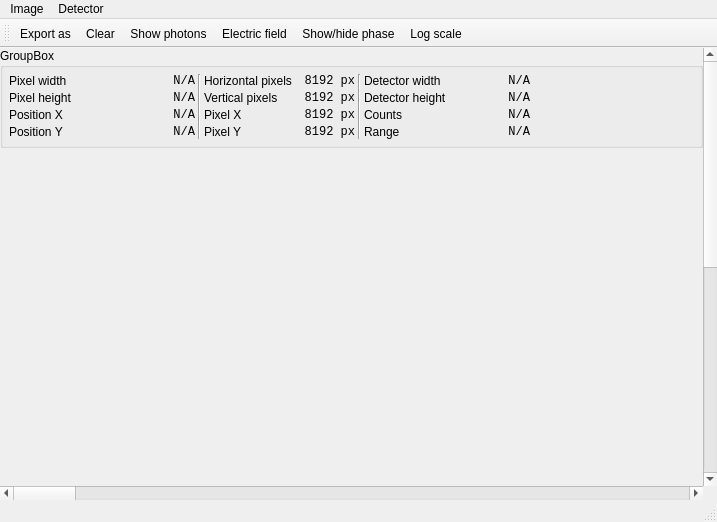
<?xml version="1.0" encoding="UTF-8"?>
<ui version="4.0">
 <class>DetectorWindow</class>
 <widget class="QMainWindow" name="DetectorWindow">
  <property name="geometry">
   <rect>
    <x>0</x>
    <y>0</y>
    <width>717</width>
    <height>522</height>
   </rect>
  </property>
  <property name="windowTitle">
   <string>MainWindow</string>
  </property>
  <widget class="QWidget" name="centralwidget">
   <layout class="QGridLayout" name="gridLayout">
    <property name="leftMargin">
     <number>0</number>
    </property>
    <property name="topMargin">
     <number>0</number>
    </property>
    <property name="rightMargin">
     <number>0</number>
    </property>
    <property name="bottomMargin">
     <number>0</number>
    </property>
    <property name="spacing">
     <number>0</number>
    </property>
    <item row="0" column="0">
     <widget class="QFrame" name="viewFrame">
      <property name="frameShape">
       <enum>QFrame::NoFrame</enum>
      </property>
      <property name="frameShadow">
       <enum>QFrame::Raised</enum>
      </property>
      <layout class="QGridLayout" name="viewGrid">
       <property name="leftMargin">
        <number>0</number>
       </property>
       <property name="topMargin">
        <number>0</number>
       </property>
       <property name="rightMargin">
        <number>0</number>
       </property>
       <property name="bottomMargin">
        <number>0</number>
       </property>
       <property name="spacing">
        <number>0</number>
       </property>
       <item row="1" column="0">
        <widget class="QLabel" name="label">
         <property name="text">
          <string/>
         </property>
         <property name="alignment">
          <set>Qt::AlignRight|Qt::AlignTrailing|Qt::AlignVCenter</set>
         </property>
        </widget>
       </item>
       <item row="0" column="0">
        <widget class="QGroupBox" name="detGroupBox">
         <property name="sizePolicy">
          <sizepolicy hsizetype="Preferred" vsizetype="Fixed">
           <horstretch>0</horstretch>
           <verstretch>0</verstretch>
          </sizepolicy>
         </property>
         <property name="title">
          <string>GroupBox</string>
         </property>
         <layout class="QGridLayout" name="gridLayout_2">
          <property name="leftMargin">
           <number>6</number>
          </property>
          <property name="topMargin">
           <number>6</number>
          </property>
          <property name="rightMargin">
           <number>6</number>
          </property>
          <property name="bottomMargin">
           <number>6</number>
          </property>
          <property name="spacing">
           <number>3</number>
          </property>
          <item row="0" column="6">
           <widget class="QLabel" name="label_18">
            <property name="text">
             <string>Detector width</string>
            </property>
           </widget>
          </item>
          <item row="1" column="1">
           <widget class="QLabel" name="pxHeightLabel">
            <property name="sizePolicy">
             <sizepolicy hsizetype="Fixed" vsizetype="Preferred">
              <horstretch>0</horstretch>
              <verstretch>0</verstretch>
             </sizepolicy>
            </property>
            <property name="minimumSize">
             <size>
              <width>120</width>
              <height>0</height>
             </size>
            </property>
            <property name="font">
             <font>
              <family>Monospace</family>
             </font>
            </property>
            <property name="text">
             <string>N/A</string>
            </property>
            <property name="alignment">
             <set>Qt::AlignRight|Qt::AlignTrailing|Qt::AlignVCenter</set>
            </property>
           </widget>
          </item>
          <item row="0" column="0">
           <widget class="QLabel" name="label_2">
            <property name="text">
             <string>Pixel width</string>
            </property>
           </widget>
          </item>
          <item row="3" column="1">
           <widget class="QLabel" name="posYLabel">
            <property name="sizePolicy">
             <sizepolicy hsizetype="Fixed" vsizetype="Preferred">
              <horstretch>0</horstretch>
              <verstretch>0</verstretch>
             </sizepolicy>
            </property>
            <property name="minimumSize">
             <size>
              <width>120</width>
              <height>0</height>
             </size>
            </property>
            <property name="font">
             <font>
              <family>Monospace</family>
             </font>
            </property>
            <property name="text">
             <string>N/A</string>
            </property>
            <property name="alignment">
             <set>Qt::AlignRight|Qt::AlignTrailing|Qt::AlignVCenter</set>
            </property>
           </widget>
          </item>
          <item row="2" column="3">
           <widget class="QLabel" name="label_12">
            <property name="text">
             <string>Pixel X</string>
            </property>
           </widget>
          </item>
          <item row="1" column="4">
           <widget class="QLabel" name="verticalPixelsLabel">
            <property name="sizePolicy">
             <sizepolicy hsizetype="Maximum" vsizetype="Preferred">
              <horstretch>0</horstretch>
              <verstretch>0</verstretch>
             </sizepolicy>
            </property>
            <property name="minimumSize">
             <size>
              <width>60</width>
              <height>0</height>
             </size>
            </property>
            <property name="font">
             <font>
              <family>Monospace</family>
             </font>
            </property>
            <property name="text">
             <string>8192 px</string>
            </property>
            <property name="alignment">
             <set>Qt::AlignRight|Qt::AlignTrailing|Qt::AlignVCenter</set>
            </property>
           </widget>
          </item>
          <item row="0" column="1">
           <widget class="QLabel" name="pxWidthLabel">
            <property name="sizePolicy">
             <sizepolicy hsizetype="Fixed" vsizetype="Preferred">
              <horstretch>0</horstretch>
              <verstretch>0</verstretch>
             </sizepolicy>
            </property>
            <property name="minimumSize">
             <size>
              <width>120</width>
              <height>0</height>
             </size>
            </property>
            <property name="font">
             <font>
              <family>Monospace</family>
             </font>
            </property>
            <property name="text">
             <string>N/A</string>
            </property>
            <property name="alignment">
             <set>Qt::AlignRight|Qt::AlignTrailing|Qt::AlignVCenter</set>
            </property>
           </widget>
          </item>
          <item row="3" column="7">
           <widget class="QLabel" name="rangeLabel">
            <property name="sizePolicy">
             <sizepolicy hsizetype="Fixed" vsizetype="Preferred">
              <horstretch>0</horstretch>
              <verstretch>0</verstretch>
             </sizepolicy>
            </property>
            <property name="minimumSize">
             <size>
              <width>80</width>
              <height>0</height>
             </size>
            </property>
            <property name="font">
             <font>
              <family>Monospace</family>
             </font>
            </property>
            <property name="text">
             <string>N/A</string>
            </property>
            <property name="alignment">
             <set>Qt::AlignRight|Qt::AlignTrailing|Qt::AlignVCenter</set>
            </property>
           </widget>
          </item>
          <item row="2" column="4">
           <widget class="QLabel" name="pixelXLabel">
            <property name="sizePolicy">
             <sizepolicy hsizetype="Maximum" vsizetype="Preferred">
              <horstretch>0</horstretch>
              <verstretch>0</verstretch>
             </sizepolicy>
            </property>
            <property name="minimumSize">
             <size>
              <width>60</width>
              <height>0</height>
             </size>
            </property>
            <property name="font">
             <font>
              <family>Monospace</family>
             </font>
            </property>
            <property name="text">
             <string>8192 px</string>
            </property>
            <property name="alignment">
             <set>Qt::AlignRight|Qt::AlignTrailing|Qt::AlignVCenter</set>
            </property>
           </widget>
          </item>
          <item row="1" column="3">
           <widget class="QLabel" name="label_7">
            <property name="text">
             <string>Vertical pixels</string>
            </property>
           </widget>
          </item>
          <item row="0" column="7">
           <widget class="QLabel" name="widthLabel">
            <property name="sizePolicy">
             <sizepolicy hsizetype="Fixed" vsizetype="Preferred">
              <horstretch>0</horstretch>
              <verstretch>0</verstretch>
             </sizepolicy>
            </property>
            <property name="minimumSize">
             <size>
              <width>80</width>
              <height>0</height>
             </size>
            </property>
            <property name="font">
             <font>
              <family>Monospace</family>
             </font>
            </property>
            <property name="text">
             <string>N/A</string>
            </property>
            <property name="alignment">
             <set>Qt::AlignRight|Qt::AlignTrailing|Qt::AlignVCenter</set>
            </property>
           </widget>
          </item>
          <item row="3" column="0">
           <widget class="QLabel" name="label_11">
            <property name="text">
             <string>Position Y</string>
            </property>
           </widget>
          </item>
          <item row="0" column="4">
           <widget class="QLabel" name="horizontalPixelsLabel">
            <property name="sizePolicy">
             <sizepolicy hsizetype="Maximum" vsizetype="Preferred">
              <horstretch>0</horstretch>
              <verstretch>0</verstretch>
             </sizepolicy>
            </property>
            <property name="minimumSize">
             <size>
              <width>60</width>
              <height>0</height>
             </size>
            </property>
            <property name="font">
             <font>
              <family>Monospace</family>
             </font>
            </property>
            <property name="text">
             <string>8192 px</string>
            </property>
            <property name="alignment">
             <set>Qt::AlignRight|Qt::AlignTrailing|Qt::AlignVCenter</set>
            </property>
           </widget>
          </item>
          <item row="1" column="6">
           <widget class="QLabel" name="label_19">
            <property name="text">
             <string>Detector height</string>
            </property>
           </widget>
          </item>
          <item row="2" column="1">
           <widget class="QLabel" name="posXLabel">
            <property name="sizePolicy">
             <sizepolicy hsizetype="Fixed" vsizetype="Preferred">
              <horstretch>0</horstretch>
              <verstretch>0</verstretch>
             </sizepolicy>
            </property>
            <property name="minimumSize">
             <size>
              <width>120</width>
              <height>0</height>
             </size>
            </property>
            <property name="font">
             <font>
              <family>Monospace</family>
             </font>
            </property>
            <property name="text">
             <string>N/A</string>
            </property>
            <property name="alignment">
             <set>Qt::AlignRight|Qt::AlignTrailing|Qt::AlignVCenter</set>
            </property>
           </widget>
          </item>
          <item row="1" column="7">
           <widget class="QLabel" name="heightLabel">
            <property name="sizePolicy">
             <sizepolicy hsizetype="Fixed" vsizetype="Preferred">
              <horstretch>0</horstretch>
              <verstretch>0</verstretch>
             </sizepolicy>
            </property>
            <property name="minimumSize">
             <size>
              <width>80</width>
              <height>0</height>
             </size>
            </property>
            <property name="font">
             <font>
              <family>Monospace</family>
             </font>
            </property>
            <property name="text">
             <string>N/A</string>
            </property>
            <property name="alignment">
             <set>Qt::AlignRight|Qt::AlignTrailing|Qt::AlignVCenter</set>
            </property>
           </widget>
          </item>
          <item row="3" column="6">
           <widget class="QLabel" name="label_23">
            <property name="text">
             <string>Range</string>
            </property>
           </widget>
          </item>
          <item row="2" column="7">
           <widget class="QLabel" name="countsLabel">
            <property name="sizePolicy">
             <sizepolicy hsizetype="Fixed" vsizetype="Preferred">
              <horstretch>0</horstretch>
              <verstretch>0</verstretch>
             </sizepolicy>
            </property>
            <property name="minimumSize">
             <size>
              <width>80</width>
              <height>0</height>
             </size>
            </property>
            <property name="font">
             <font>
              <family>Monospace</family>
             </font>
            </property>
            <property name="text">
             <string>N/A</string>
            </property>
            <property name="alignment">
             <set>Qt::AlignRight|Qt::AlignTrailing|Qt::AlignVCenter</set>
            </property>
           </widget>
          </item>
          <item row="0" column="8" rowspan="4">
           <spacer name="horizontalSpacer">
            <property name="orientation">
             <enum>Qt::Horizontal</enum>
            </property>
            <property name="sizeHint" stdset="0">
             <size>
              <width>40</width>
              <height>20</height>
             </size>
            </property>
           </spacer>
          </item>
          <item row="1" column="0">
           <widget class="QLabel" name="label_3">
            <property name="text">
             <string>Pixel height</string>
            </property>
           </widget>
          </item>
          <item row="3" column="3">
           <widget class="QLabel" name="label_13">
            <property name="text">
             <string>Pixel Y</string>
            </property>
           </widget>
          </item>
          <item row="3" column="4">
           <widget class="QLabel" name="pixelYLabel">
            <property name="sizePolicy">
             <sizepolicy hsizetype="Maximum" vsizetype="Preferred">
              <horstretch>0</horstretch>
              <verstretch>0</verstretch>
             </sizepolicy>
            </property>
            <property name="minimumSize">
             <size>
              <width>60</width>
              <height>0</height>
             </size>
            </property>
            <property name="font">
             <font>
              <family>Monospace</family>
             </font>
            </property>
            <property name="text">
             <string>8192 px</string>
            </property>
            <property name="alignment">
             <set>Qt::AlignRight|Qt::AlignTrailing|Qt::AlignVCenter</set>
            </property>
           </widget>
          </item>
          <item row="0" column="3">
           <widget class="QLabel" name="label_6">
            <property name="text">
             <string>Horizontal pixels</string>
            </property>
           </widget>
          </item>
          <item row="2" column="0">
           <widget class="QLabel" name="label_10">
            <property name="text">
             <string>Position X</string>
            </property>
           </widget>
          </item>
          <item row="2" column="6">
           <widget class="QLabel" name="label_22">
            <property name="text">
             <string>Counts</string>
            </property>
           </widget>
          </item>
          <item row="0" column="2" rowspan="4">
           <widget class="Line" name="line">
            <property name="orientation">
             <enum>Qt::Vertical</enum>
            </property>
           </widget>
          </item>
          <item row="0" column="5" rowspan="4">
           <widget class="Line" name="line_2">
            <property name="orientation">
             <enum>Qt::Vertical</enum>
            </property>
           </widget>
          </item>
         </layout>
        </widget>
       </item>
      </layout>
     </widget>
    </item>
    <item row="0" column="1">
     <widget class="QScrollBar" name="verticalScrollBar">
      <property name="maximum">
       <number>50</number>
      </property>
      <property name="pageStep">
       <number>50</number>
      </property>
      <property name="orientation">
       <enum>Qt::Vertical</enum>
      </property>
     </widget>
    </item>
    <item row="1" column="0">
     <widget class="QScrollBar" name="horizontalScrollBar">
      <property name="orientation">
       <enum>Qt::Horizontal</enum>
      </property>
     </widget>
    </item>
   </layout>
  </widget>
  <widget class="QMenuBar" name="menubar">
   <property name="geometry">
    <rect>
     <x>0</x>
     <y>0</y>
     <width>717</width>
     <height>25</height>
    </rect>
   </property>
   <widget class="QMenu" name="menuImage">
    <property name="title">
     <string>Image</string>
    </property>
    <addaction name="actionExportAs"/>
    <addaction name="separator"/>
   </widget>
   <widget class="QMenu" name="menuDetector">
    <property name="title">
     <string>Detector</string>
    </property>
    <widget class="QMenu" name="menuDetectorChange">
     <property name="title">
      <string>&amp;Change</string>
     </property>
     <addaction name="action_No_detector"/>
    </widget>
    <addaction name="actionClear"/>
    <addaction name="menuDetectorChange"/>
   </widget>
   <addaction name="menuImage"/>
   <addaction name="menuDetector"/>
  </widget>
  <widget class="QStatusBar" name="statusbar"/>
  <widget class="QToolBar" name="toolBar">
   <property name="windowTitle">
    <string>toolBar</string>
   </property>
   <attribute name="toolBarArea">
    <enum>TopToolBarArea</enum>
   </attribute>
   <attribute name="toolBarBreak">
    <bool>false</bool>
   </attribute>
   <addaction name="actionExportAs"/>
   <addaction name="actionClear"/>
   <addaction name="actionShow_photons"/>
   <addaction name="actionElectricField"/>
   <addaction name="actionTogglePhase"/>
   <addaction name="actionLogScale"/>
  </widget>
  <action name="actionExportAs">
   <property name="icon">
    <iconset resource="icons.qrc">
     <normaloff>:/toolbar/icons/document-export.svg</normaloff>:/toolbar/icons/document-export.svg</iconset>
   </property>
   <property name="text">
    <string>&amp;Export as...</string>
   </property>
   <property name="toolTip">
    <string>Export as...</string>
   </property>
  </action>
  <action name="actionClear">
   <property name="icon">
    <iconset resource="icons.qrc">
     <normaloff>:/toolbar/icons/draw-eraser.svg</normaloff>:/toolbar/icons/draw-eraser.svg</iconset>
   </property>
   <property name="text">
    <string>&amp;Clear</string>
   </property>
  </action>
  <action name="action_No_detector">
   <property name="enabled">
    <bool>false</bool>
   </property>
   <property name="text">
    <string>(No detector)</string>
   </property>
  </action>
  <action name="actionLogScale">
   <property name="checkable">
    <bool>true</bool>
   </property>
   <property name="icon">
    <iconset resource="icons.qrc">
     <normaloff>:/toolbar/icons/logscale.svg</normaloff>:/toolbar/icons/logscale.svg</iconset>
   </property>
   <property name="text">
    <string>Log scale</string>
   </property>
  </action>
  <action name="actionShow_photons">
   <property name="checkable">
    <bool>true</bool>
   </property>
   <property name="icon">
    <iconset resource="icons.qrc">
     <normaloff>:/toolbar/icons/photons.svg</normaloff>:/toolbar/icons/photons.svg</iconset>
   </property>
   <property name="text">
    <string>Show photons</string>
   </property>
  </action>
  <action name="actionElectricField">
   <property name="checkable">
    <bool>true</bool>
   </property>
   <property name="icon">
    <iconset resource="icons.qrc">
     <normaloff>:/toolbar/icons/Efield.svg</normaloff>:/toolbar/icons/Efield.svg</iconset>
   </property>
   <property name="text">
    <string>Electric field</string>
   </property>
  </action>
  <action name="actionTogglePhase">
   <property name="checkable">
    <bool>true</bool>
   </property>
   <property name="icon">
    <iconset resource="icons.qrc">
     <normaloff>:/toolbar/icons/RGB_color_wheel_36.svg</normaloff>:/toolbar/icons/RGB_color_wheel_36.svg</iconset>
   </property>
   <property name="text">
    <string>Show/hide phase</string>
   </property>
   <property name="toolTip">
    <string>Show/hide wave phase</string>
   </property>
  </action>
 </widget>
 <resources>
  <include location="icons.qrc"/>
 </resources>
 <connections/>
</ui>
